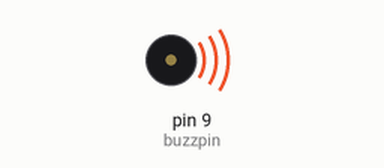
Simulated run of this sketch. Board: Arduino Uno, built with avr-gcc and run on an emulated ATmega328P. On the bench: buzzer (waves = sounding).

Above: at 0.1 s.
Timing chart, 0 to 40.0 s (numbered marks = the images above):
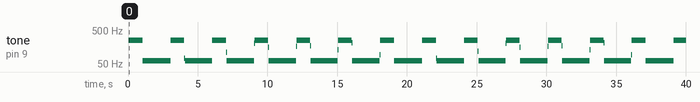

The sketch:

Lesson5_paasive.ino
```cpp
int buzzpin = 9;


void setup() {
  // put your setup code here, to run once:
   pinMode(buzzpin,OUTPUT);

}

void loop() {
  // put your main code here, to run repeatedly
  for(int i=0; i<250; i++){
    digitalWrite(buzzpin,HIGH);
    delay(2);
    digitalWrite(buzzpin,LOW);
    delay(2);

  }
  for(int i=0; i<125; i++){
    digitalWrite(buzzpin,HIGH);
    delay(8);
    digitalWrite(buzzpin,LOW);
    delay(8);

  }


}
```

Measured:
- by itself, tone on pin 9 (buzzpin): plays 249 Hz for 1.0 s, 62 Hz for 2.0 s, 249 Hz for 1.0 s, 73 Hz for 0.04 s, 62 Hz for 2.0 s, 249 Hz for 1.0 s … (45 notes in this stretch)
